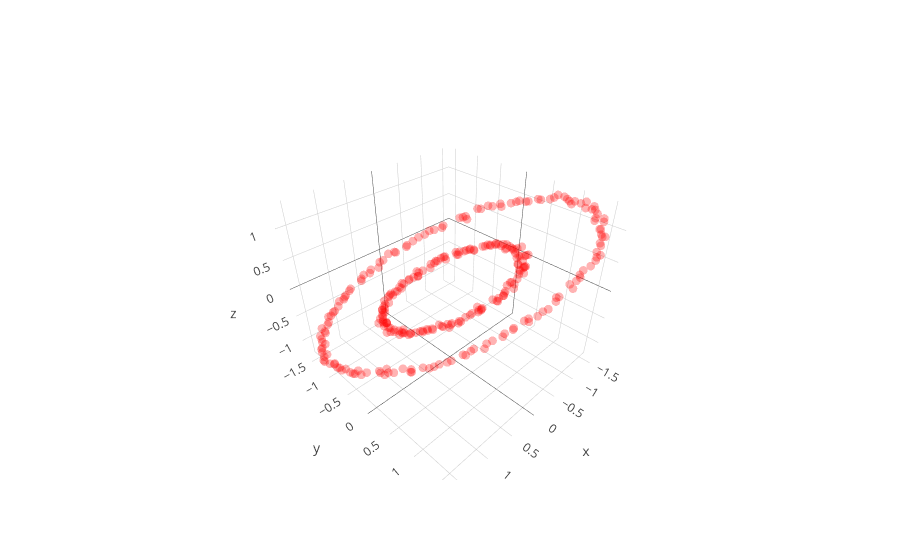

Notebook source saved alongside this figure:
### Code cell
# view 3D
trace1 = go.Scatter3d(
    x=projected_mine[:,0],
    y=projected_mine[:,1],
    z=projected_mine[:,2],
    mode='markers',
    line=dict(color='red',width=0.5),
    marker=dict(size=3,opacity=0.3)
)
data = [trace1]
fig  = go.Figure(data=data)
iplot(fig)

### Figure 1 — Plotly figure (JSON) as saved in the notebook; plotly's stock layout.template omitted (floating-point values rounded to 4 significant figures; data arrays with more than 128 entries replaced by an {"elided": "..."} marker saying what was removed)
{"data": [{"line": {"color": "red", "width": 0.5}, "marker": {"opacity": 0.3, "size": 3}, "mode": "markers", "type": "scatter3d", "uid": "99973534-70c4-4585-bc06-c71fdbcb044d", "x": {"elided": "300 float values"}, "y": {"elided": "300 float values"}, "z": {"elided": "300 float values"}}], "layout": {}}
